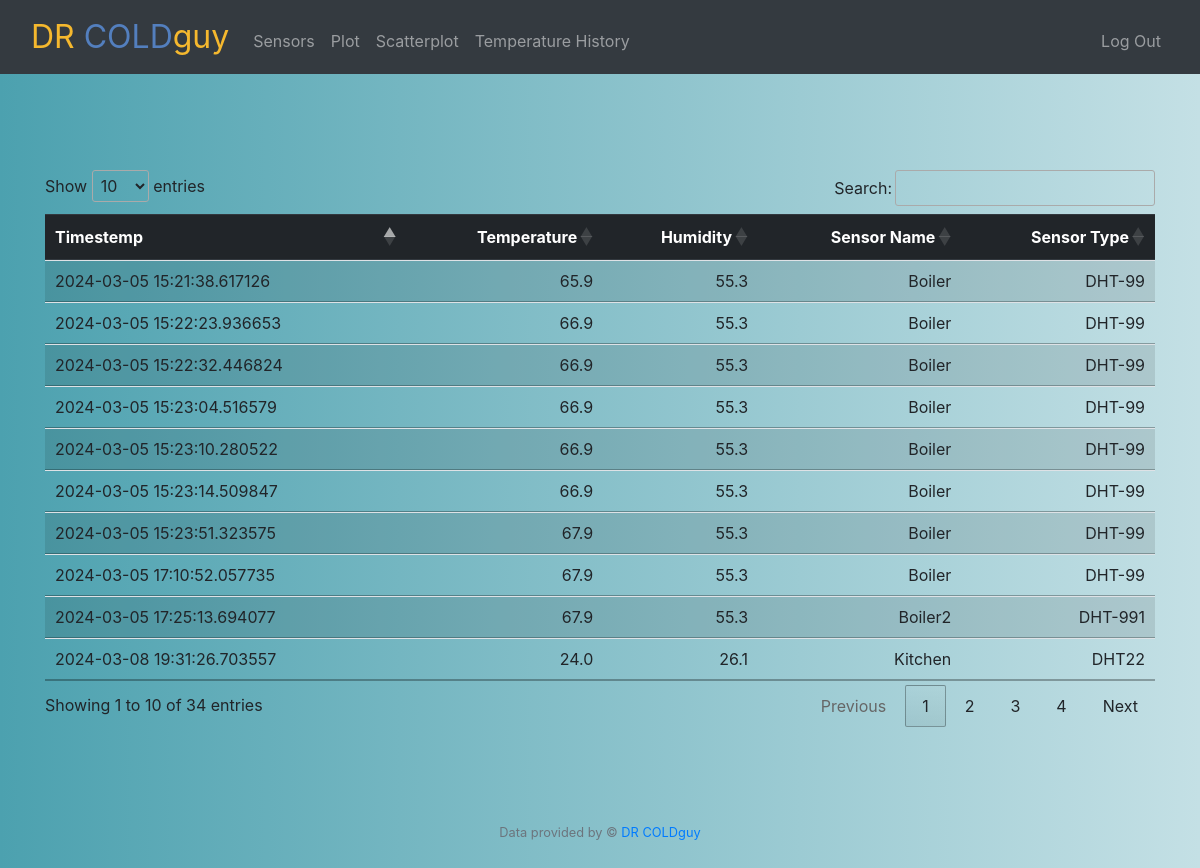
Screenshot of /history (signed in) with the database file from the repository.
### tables this page shows
CREATE TABLE temp( id INTEGER PRIMARY KEY AUTOINCREMENT, sensor_type TEXT, sensor_name TEXT, temperature REAL, humidity REAL, datetime TEXT);

### app.py (the view)
@app.route("/history", methods=["GET"])
@login_required
def history():
    if request.method == 'GET':
        try:
            with sqlite3.connect(DATABASE) as con:
                cur = con.cursor()
                select = cur.execute('''SELECT * FROM temp ORDER BY datetime DESC''').fetchall()
                con.commit()
                msg = "Record successfully SELECTed"
                print(msg)
        except:
            con.rollback()
            msg = "error in SELECT operation on DB"
            print(msg)
            return apology(msg)
        finally:
            con.close()
            return render_template("history.html", portfolio=select)

### app.py (called while the page is built)
def login_required(f):
    @wraps(f)
    def decorated_function(*args, **kwargs):
        if session.get("user_id") is None:
            return redirect("/login")
        return f(*args, **kwargs)
    return decorated_function

@app.after_request
def after_request(response):
    response.headers["Cache-Control"] = "no-cache, no-store, must-revalidate"
    response.headers["Expires"] = 0
    response.headers["Pragma"] = "no-cache"
    return response

### templates/history.html (shortened to what this page needs)
{% extends "layout.html" %}
{% block main %}
<link rel="stylesheet" href="https://maxcdn.bootstrapcdn.com/bootstrap/4.0.0/css/bootstrap.min.css">
<link rel="stylesheet" href="https://cdn.datatables.net/1.10.24/css/jquery.dataTables.min.css">
<main class="container py-5 text-center">
    <table id="myTable" class="table table-striped">
        <thead class="thead-dark">
            <tr>
                <th class="text-start">Timestemp</th>
                <th class="text-end">Temperature</th>
                <th class="text-end">Humidity</th>
                <th class="text-end">Sensor Name</th>
                <th class="text-end">Sensor Type</th>
            </tr>
        </thead>
       <tbody>
                {% for port in portfolio %}
                <tr>
                    <td class="text-start">{{ port[5] }}</td>
                    <td class="text-end">{{ port[3] }}</td>
                    <td class="text-end">{{ port[4] }}</td>
                    <td class="text-end">{{ port[2] }}</td>
                    <td class="text-end">{{ port[1] }}</td>
                </tr>
                {% endfor %}
        </tbody>
    </table>
        </main>
{% endblock %}

### templates/layout.html (shortened to what this page needs)
<!DOCTYPE html>
<html lang="en">
    <head>
        <link href="https://cdn.jsdelivr.net/npm/bootstrap@5.1.3/dist/css/bootstrap.min.css" rel="stylesheet">
        <link href="/static/styles.css" rel="stylesheet">
        <link rel="stylesheet" href="https://stackpath.bootstrapcdn.com/bootstrap/4.3.1/css/bootstrap.min.css">
    </head>
    <body>
        <nav class="bg-dark navbar navbar-expand-md navbar-dark">
            <div class="container-fluid">
                <a class="navbar-brand" href="/"><span class="yellow">DR </span><span class="blue">COLD</span><span class="yellow">guy</span></span></a>
                <div class="collapse navbar-collapse" id="navbar">
                    {% if session["user_id"] %}
                        <ul class="navbar-nav me-auto mt-2">
                            <li class="nav-item"><a class="nav-link" href="/sensors">Sensors</a></li>
                            <li class="nav-item"><a class="nav-link" href="/plot">Plot</a></li>
                            <li class="nav-item"><a class="nav-link" href="/scatterplot">Scatterplot</a></li>
                            <li class="nav-item"><a class="nav-link" href="/history">Temperature History</a></li>
                        </ul>
                        <ul class="navbar-nav ms-auto mt-2">
                            <li class="nav-item"><a class="nav-link" href="/logout">Log Out</a></li>
                        </ul>
                    {% else %}
                        <ul class="navbar-nav ms-auto mt-2">
                            <li class="nav-item"><a class="nav-link" href="/login">Log In</a></li>
                        </ul>
                    {% endif %}
                </div>
            </div>
        </nav>
        <main class="container-fluid py-5 text-center">
            {% block main %}{% endblock %}
        </main>
        <footer class="mb-5 small text-center text-muted">
            Data provided by © <a href="https://youtu.be/xvFZjo5PgG0?si=mu-cP_HzogH6ugAQ">DR COLDguy</a>
        </footer>
    </body>
</html>

### static/styles.css (style rules this page uses)
nav .navbar-brand { font-size: xx-large; }
nav .navbar-brand .blue { color: #537fbe; }
nav .navbar-brand .yellow { color: #f5b82e; }
body { display: inline; align-items: center; justify-content: center; height: 80vh; margin: 0; background: linear-gradient(to right, #4ca1af, #c4e0e5); }

### rows the page displays
temp: datetime "2024-03-08 19:31:26.703557", temperature "24.0", humidity "26.1", sensor_name "Kitchen", sensor_type "DHT22"
temp: datetime "2024-03-05 17:25:13.694077", temperature "67.9", humidity "55.3", sensor_name "Boiler2", sensor_type "DHT-991"
temp: datetime "2024-03-05 17:10:52.057735", temperature "67.9", humidity "55.3", sensor_name "Boiler", sensor_type "DHT-99"
temp: datetime "2024-03-05 15:23:51.323575", temperature "67.9", humidity "55.3", sensor_name "Boiler", sensor_type "DHT-99"
temp: datetime "2024-03-05 15:23:14.509847", temperature "66.9", humidity "55.3", sensor_name "Boiler", sensor_type "DHT-99"
temp: datetime "2024-03-05 15:23:10.280522", temperature "66.9", humidity "55.3", sensor_name "Boiler", sensor_type "DHT-99"
temp: datetime "2024-03-05 15:23:04.516579", temperature "66.9", humidity "55.3", sensor_name "Boiler", sensor_type "DHT-99"
temp: datetime "2024-03-05 15:22:32.446824", temperature "66.9", humidity "55.3", sensor_name "Boiler", sensor_type "DHT-99"
temp: datetime "2024-03-05 15:22:23.936653", temperature "66.9", humidity "55.3", sensor_name "Boiler", sensor_type "DHT-99"
temp: datetime "2024-03-05 15:21:38.617126", temperature "65.9", humidity "55.3", sensor_name "Boiler", sensor_type "DHT-99"
